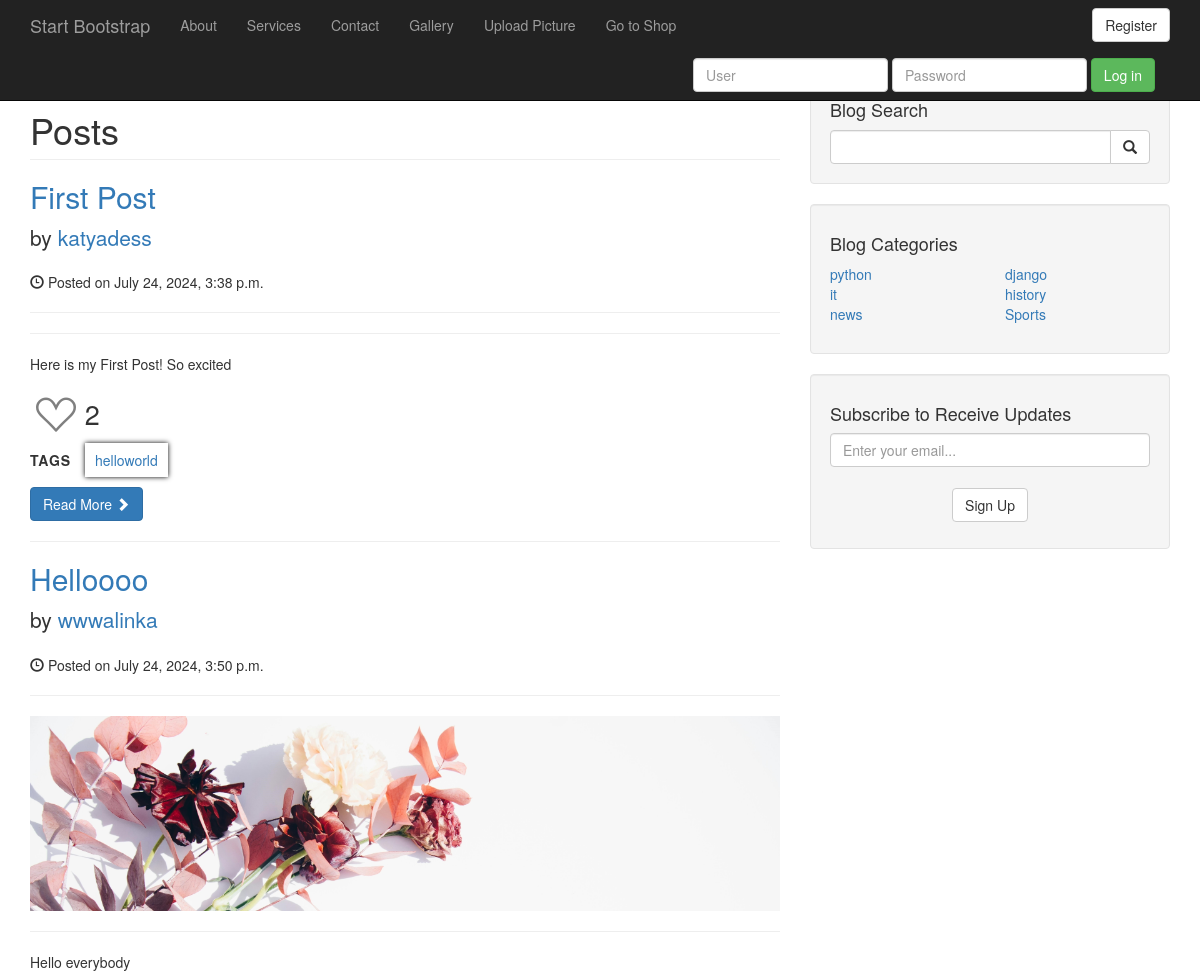
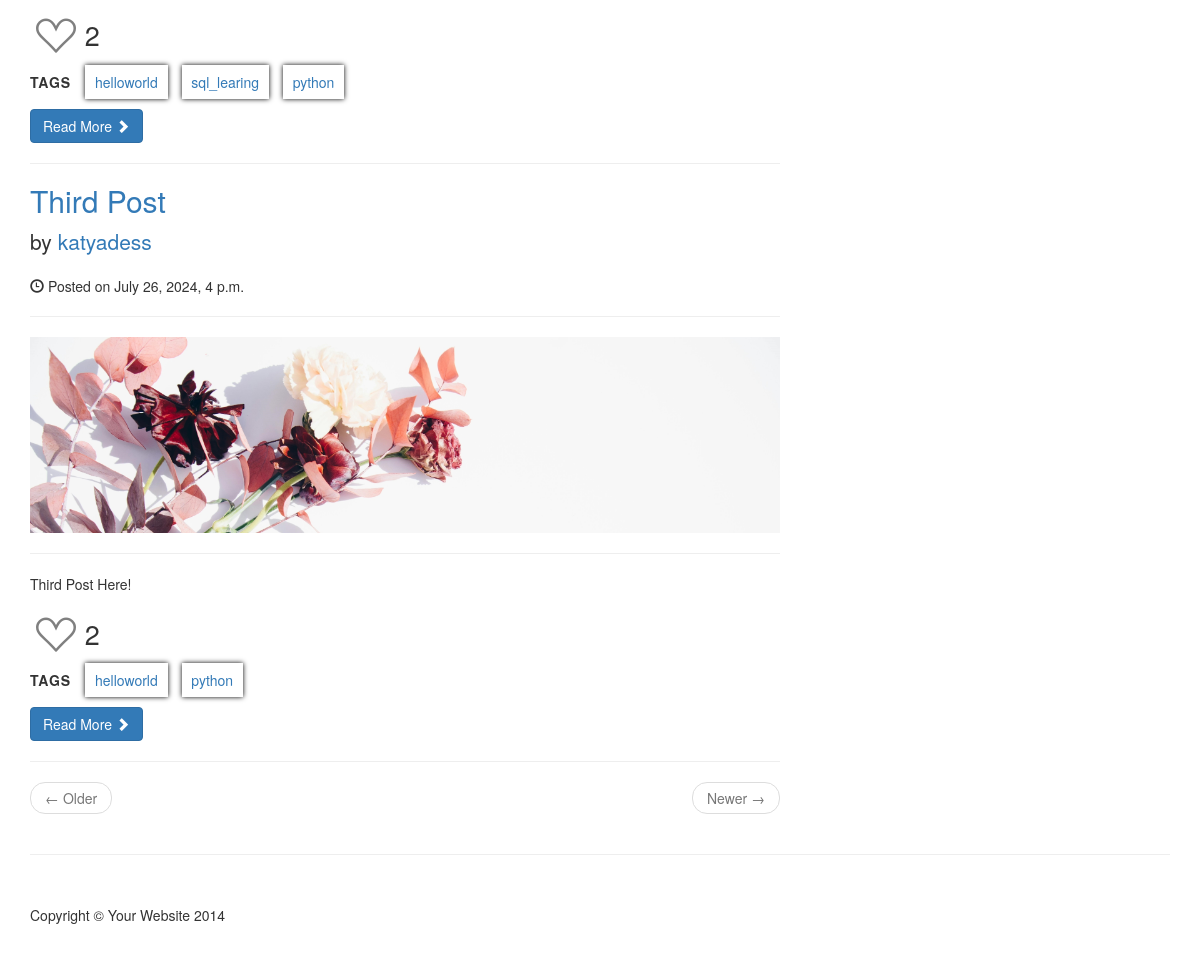
Screenshot of /tag/tag=helloworld with the database file from the repository (2 pictures, top to bottom).
### blog/models.py (models this page shows, shortened)
class Post(models.Model):
    title = models.CharField(max_length=50, verbose_name='Post Title')
    image = models.ImageField(upload_to='photos', blank=True, null=True, verbose_name='Preview image')
    content = models.TextField(verbose_name='content')
    publish_date = models.DateTimeField(auto_now_add=True, verbose_name='publish_date')
    last_modified = models.DateTimeField(auto_created=True, verbose_name='last_modified', null=True, blank=True)
    first_post_image = models.ImageField(upload_to='photos', blank=True, null=True, verbose_name='First Post Image')
    second_post_image = models.ImageField(upload_to='photos', blank=True, null=True, verbose_name='Second Post Image')
    category = models.ForeignKey(Category, on_delete=models.CASCADE, verbose_name='category')
    user = models.ForeignKey(UserProfile, on_delete=models.CASCADE, verbose_name='author', related_name='posts', null=True)
    tags = models.ManyToManyField(Tag, verbose_name='tags', related_name='posts')
    likes = models.ManyToManyField(User, related_name='blog_posts', verbose_name='likes')
    class Meta:
        verbose_name = 'Post'
        verbose_name_plural = 'Posts'

class UserProfile(models.Model):
    user = models.OneToOneField(User, on_delete=models.CASCADE, related_name='profile')
    avatar = models.ImageField(upload_to='photos', null=True, blank=True)
    country = models.CharField(max_length=50, verbose_name='Country')
    bio = models.TextField(verbose_name='About Me')
    class Meta:
        verbose_name = 'Profile'
        verbose_name_plural = 'Profiles'

class Tag(models.Model):
    name = models.CharField(max_length=30, verbose_name='tag_name')
    class Meta:
        verbose_name = 'Tag'
        verbose_name_plural = 'Tags'

class Category(models.Model):
    name = models.CharField(max_length=30, verbose_name='category_name')
    class Meta:
        verbose_name = 'Category'
        verbose_name_plural = 'Categories'

### blog/views.py (the view)
# urls.py: path('tag/tag=<str:name>', views.tag, name='tag'),
def tag(request, name=None):
     tag = get_object_or_404(Tag, name=name)
     posts = Post.objects.filter(tags=tag).order_by('publish_date')
     paginator = Paginator(posts, 3)
     page_number = request.GET.get('page')
     page_obj = paginator.get_page(page_number)
     sign_up_form = SignUpForm()
     context = {'tag': tag, 'posts': posts, 'sign_up_form': sign_up_form, 'page_obj': page_obj}
     context.update(get_category())
     return render(request, 'blog/index.html', context)

### blog/forms.py
class SignUpForm(forms.ModelForm):
    class Meta:
        model = Subscriber
        fields = ['email']
        widgets = {
            'email': forms.EmailInput(attrs={
            'class': 'form-control',
            'placeholder': 'Enter your email...',
            })
        }

### blog/views.py (called while the page is built)
def get_category():
     cats = Category.objects.all()
     half = cats.count() // 2
     first_half = cats[:half]
     second_half = cats[half:]
     return {'cats1': first_half, 'cats2': second_half}

### cart/context_processors.py (called while the page is built)
def cart(request):
    return {'Cart': Cart(request)}

### templates/blog/index.html (shortened to what this page needs)
{% extends "blog/base.html" %}
{% block css_links %}
{% load static %}
<link rel="stylesheet" href="{% static "blog/css/blog-main.css" %}">
{% endblock css_links %}
{% block content %}
<h1 class="page-header">
    Posts
</h1>
{% for post in page_obj.object_list %}
<h2>
    <a href="{% url "post" id=post.pk %}">{{ post.title }}</a>
</h2>
<p class="lead">
    {% if post.user %}
    by
    <a href="{% url "user_profile" post.user.user.username %}">
        {{post.user.user.username}}
    </a>
    {% endif %}
</p>
<p><span class="glyphicon glyphicon-time"></span> Posted on {{post.publish_date}}</p>
<hr>
{% if post.image %}
    <img class="img-responsive" src="{{ post.image.url }}" alt="{{ post.title }}">
{% endif %}
<hr>
<p>{{ post.content | truncatewords:20 }}</p>
<div class="tags">
    <div style='display:flex; align-items: self-end; justify-content: center; gap:.2em'>
        <button style="background: none; border: none;" name="post_id" value="{{ post.id }}">
        {% if user in post.likes.all %}
            <a href="{% url "post" id=post.pk %}">
                <i class="bi bi-suit-heart-fill" style="font-size: 40px; color: #b22222"></i>
            </a>
        {% else %}
            <a href="{% url "post" id=post.pk %}">
                <i class="bi bi-suit-heart" style="font-size: 40px; color: gray"></i>
            </a>
        {% endif %}
        </button>
        <p style='font-size: 27px'>{{post.likes.count}}</p>
    </div>
</div>
<div class="tags">
    <p>Tags</p>
    <div class="tags-content">
        {% for tag in post.tags.all %}
        <p><a href="{% url 'tag' tag.name %}">{{tag.name}}</a></p>
        {% endfor %}
    </div>
</div>
<a class="btn btn-primary" href="{% url "post" id=post.pk %}">Read More <span class="glyphicon glyphicon-chevron-right"></span></a>
<hr>
{% endfor %}
<ul class="pager">
    {% if page_obj.has_previous %}
        <li class="previous">
            <a href="?page={{ page_obj.previous_page_number }}">&larr; Older</a>
        </li>
    {% else %}
        <li class="previous disabled">
            <a href="#">&larr; Older</a>
        </li>
    {% endif %}
    {% if page_obj.has_next %}
        <li class="next">
            <a href="?page={{ page_obj.next_page_number }}">Newer &rarr;</a>
        </li>
    {% else %}
        <li class="next disabled">
            <a href="#">Newer &rarr;</a>
        </li>
    {% endif %}
</ul>
{% endblock content %}

### templates/blog/base.html (shortened to what this page needs)
<!DOCTYPE html>
<html lang="en">
<head>
    {% load static %}
    <link href="{% static 'blog/css/bootstrap.min.css' %}" rel="stylesheet">
    <link href="https://cdn.jsdelivr.net/npm/select2@4.1.0-rc.0/dist/css/select2.min.css" rel="stylesheet" />
    <link rel="stylesheet" href="https://cdn.jsdelivr.net/npm/bootstrap-icons@1.11.3/font/bootstrap-icons.min.css">
    <link href="{% static 'blog/css/blog-home.css' %}" rel="stylesheet">
    <link rel="stylesheet" href={% static 'blog/css/blog-home-custom.css' %}>
    {% block css_links %}
    {% endblock css_links %}
</head>
<body>
    <nav class="navbar navbar-inverse navbar-fixed-top" role="navigation">
        <div class="container">
            <div class="navbar-header">
                <a class="navbar-brand" href="{% url "index" %}">Start Bootstrap</a>
            </div>
            <div class="collapse navbar-collapse" id="bs-example-navbar-collapse-1">
                <ul class="nav navbar-nav">
                    <li>
                        <a href="{% url "about" %}">About</a>
                    </li>
                    <li>
                        <a href="{% url "services" %}">Services</a>
                    </li>
                    <li>
                        <a href="{% url "contact" %}">Contact</a>
                    </li>
                    <li>
                        <a href="{% url "gallery" %}">Gallery</a>
                    </li>
                    <li>
                        <a href="{% url "uploads" %}">Upload Picture</a>
                    </li>
                    <li>
                        <a href="{% url 'shop:product_list' %}">Go to Shop</a>
                    </li>
                </ul>
                {% include "blog/toggle_login.html" %}
            </div>
        </div>
    </nav>
    <div class="container">
        <div class="row">
            <div class="col-md-8">
                {% block content%}
                {% endblock %}
            </div>
            <div class="col-md-4">
                <div class="well">
                    <h4>Blog Search</h4>
                    <form class="input-group" method='GET' action="{% url 'search' %}">
                        <input type="search" name='query' class="form-control">
                        <span class="input-group-btn">
                            <button class="btn btn-default" type="submit">
                                <span class="glyphicon glyphicon-search"></span>
                            </button>
                        </span>
                    </form>
                </div>
                <div class="well">
                    <h4>Blog Categories</h4>
                    <div class="row">
                        <div class="col-lg-6">
                            <ul class="list-unstyled">
                                {% for category in cats1 %}
                                <li><a href="{% url 'category' category.name %}">{{category.name}}</a></li>
                                {% endfor %}
                            </ul>
                        </div>
                        <div class="col-lg-6">
                            <ul class="list-unstyled">
                                {% for category in cats2 %}
                                <li><a href="{% url 'category' category.name %}">{{category.name}}</a></li>
                                {% endfor %}
                            </ul>
                        </div>
                    </div>
                </div>
                <div class="well subscribe">
                    <h4>Subscribe to Receive Updates</h4>
                    <form method='POST' class='sign_up_form'>
                       {{ sign_up_form.email }}
                       <div class="btn">
                           <button type="submit" class="btn btn-default">Sign Up</button>
                       </div>
                    </form>
                </div>
            </div>
        </div>
        <hr>
        <footer>
            <div class="row">
                <div class="col-lg-12">
                    <p>Copyright &copy; Your Website 2014</p>
                </div>
            </div>
        </footer>
    </div>
</body>
</html>

### static/blog/css/blog-home.css (style rules this page uses)
body { padding-top: 70px; }
footer { margin: 50px 0; }

### static/blog/css/blog-home-custom.css (style rules this page uses)
.sign_up_form { display: flex; flex-direction: column; align-items: center; justify-content: center; gap: 1em; }

### static/blog/css/blog-main.css (style rules this page uses)
.tags { display: flex; align-items: center; gap: 1em; }
.tags > p { text-transform: uppercase; letter-spacing: 1px; font-weight: 550; }
.tags-content { display: flex; align-items: center; gap: 1em; }
.tags-content > p { box-shadow: 0px 0px 5px black; padding: .5em .7em; }

### rows the page displays
Post: title "First Post", user.user.username "katyadess", publish_date "July 24, 2024, 3:38 p.m.", content "Here is my First Post! So excited", likes.count "2"
Tag: name "helloworld"
Post: title "Helloooo", user.user.username "wwwalinka", publish_date "July 24, 2024, 3:50 p.m.", image (picture), content "Hello everybody", likes.count "2"
Tag: name "sql_learing"
Tag: name "python"
Post: title "Third Post", user.user.username "katyadess", publish_date "July 26, 2024, 4 p.m.", image (picture), content "Third Post Here!", likes.count "2"
Category: name "python"
Category: name "it"
Category: name "news"
Category: name "django"
Category: name "history"
Category: name "Sports"
